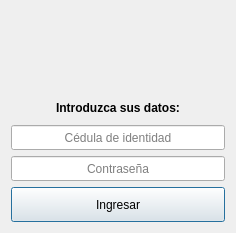
<?xml version="1.0" encoding="UTF-8"?>
<ui version="4.0">
 <class>dlgInicioSesion</class>
 <widget class="QDialog" name="dlgInicioSesion">
  <property name="geometry">
   <rect>
    <x>0</x>
    <y>0</y>
    <width>236</width>
    <height>233</height>
   </rect>
  </property>
  <property name="windowTitle">
   <string>Inicio de sesión</string>
  </property>
  <property name="windowIcon">
   <iconset resource="recursos.qrc">
    <normaloff>:/img/logo_icono.ico</normaloff>:/img/logo_icono.ico</iconset>
  </property>
  <layout class="QGridLayout" name="gridLayout">
   <item row="0" column="0">
    <layout class="QVBoxLayout" name="verticalLayout">
     <item>
      <layout class="QHBoxLayout" name="horizontalLayout">
       <item>
        <spacer name="horizontalSpacer">
         <property name="orientation">
          <enum>Qt::Horizontal</enum>
         </property>
         <property name="sizeHint" stdset="0">
          <size>
           <width>40</width>
           <height>20</height>
          </size>
         </property>
        </spacer>
       </item>
       <item>
        <widget class="QLabel" name="etqLogoInicio">
         <property name="minimumSize">
          <size>
           <width>80</width>
           <height>80</height>
          </size>
         </property>
         <property name="maximumSize">
          <size>
           <width>80</width>
           <height>80</height>
          </size>
         </property>
         <property name="text">
          <string/>
         </property>
         <property name="pixmap">
          <pixmap resource="recursos.qrc">:/img/padlock.png</pixmap>
         </property>
         <property name="scaledContents">
          <bool>true</bool>
         </property>
        </widget>
       </item>
       <item>
        <spacer name="horizontalSpacer_2">
         <property name="orientation">
          <enum>Qt::Horizontal</enum>
         </property>
         <property name="sizeHint" stdset="0">
          <size>
           <width>40</width>
           <height>20</height>
          </size>
         </property>
        </spacer>
       </item>
      </layout>
     </item>
     <item>
      <layout class="QHBoxLayout" name="horizontalLayout_2">
       <item>
        <spacer name="horizontalSpacer_6">
         <property name="orientation">
          <enum>Qt::Horizontal</enum>
         </property>
         <property name="sizeHint" stdset="0">
          <size>
           <width>40</width>
           <height>20</height>
          </size>
         </property>
        </spacer>
       </item>
       <item>
        <widget class="QLabel" name="etqInicio">
         <property name="font">
          <font>
           <weight>75</weight>
           <bold>true</bold>
          </font>
         </property>
         <property name="focusPolicy">
          <enum>Qt::StrongFocus</enum>
         </property>
         <property name="text">
          <string>Introduzca sus datos:</string>
         </property>
        </widget>
       </item>
       <item>
        <spacer name="horizontalSpacer_5">
         <property name="orientation">
          <enum>Qt::Horizontal</enum>
         </property>
         <property name="sizeHint" stdset="0">
          <size>
           <width>40</width>
           <height>20</height>
          </size>
         </property>
        </spacer>
       </item>
      </layout>
     </item>
     <item>
      <widget class="QLineEdit" name="lineaUsuario">
       <property name="minimumSize">
        <size>
         <width>200</width>
         <height>25</height>
        </size>
       </property>
       <property name="maximumSize">
        <size>
         <width>16777215</width>
         <height>25</height>
        </size>
       </property>
       <property name="focusPolicy">
        <enum>Qt::StrongFocus</enum>
       </property>
       <property name="toolTip">
        <string>&lt;html&gt;&lt;head/&gt;&lt;body&gt;&lt;p&gt;Cédula de identidad del usuario&lt;/p&gt;&lt;/body&gt;&lt;/html&gt;</string>
       </property>
       <property name="statusTip">
        <string/>
       </property>
       <property name="whatsThis">
        <string/>
       </property>
       <property name="accessibleName">
        <string/>
       </property>
       <property name="accessibleDescription">
        <string/>
       </property>
       <property name="autoFillBackground">
        <bool>false</bool>
       </property>
       <property name="text">
        <string/>
       </property>
       <property name="maxLength">
        <number>10</number>
       </property>
       <property name="frame">
        <bool>true</bool>
       </property>
       <property name="alignment">
        <set>Qt::AlignCenter</set>
       </property>
       <property name="placeholderText">
        <string>Cédula de identidad</string>
       </property>
       <property name="clearButtonEnabled">
        <bool>false</bool>
       </property>
      </widget>
     </item>
     <item>
      <widget class="QLineEdit" name="lineaClave">
       <property name="minimumSize">
        <size>
         <width>200</width>
         <height>25</height>
        </size>
       </property>
       <property name="maximumSize">
        <size>
         <width>16777215</width>
         <height>25</height>
        </size>
       </property>
       <property name="focusPolicy">
        <enum>Qt::StrongFocus</enum>
       </property>
       <property name="toolTip">
        <string>&lt;html&gt;&lt;head/&gt;&lt;body&gt;&lt;p&gt;Contraseña del usuario&lt;/p&gt;&lt;/body&gt;&lt;/html&gt;</string>
       </property>
       <property name="text">
        <string/>
       </property>
       <property name="maxLength">
        <number>16</number>
       </property>
       <property name="frame">
        <bool>true</bool>
       </property>
       <property name="echoMode">
        <enum>QLineEdit::Password</enum>
       </property>
       <property name="alignment">
        <set>Qt::AlignCenter</set>
       </property>
       <property name="placeholderText">
        <string>Contraseña</string>
       </property>
      </widget>
     </item>
     <item>
      <widget class="QPushButton" name="btnIngresar">
       <property name="minimumSize">
        <size>
         <width>200</width>
         <height>35</height>
        </size>
       </property>
       <property name="maximumSize">
        <size>
         <width>16777215</width>
         <height>35</height>
        </size>
       </property>
       <property name="text">
        <string>Ingresar</string>
       </property>
       <property name="iconSize">
        <size>
         <width>25</width>
         <height>20</height>
        </size>
       </property>
      </widget>
     </item>
    </layout>
   </item>
  </layout>
 </widget>
 <resources>
  <include location="recursos.qrc"/>
 </resources>
 <connections/>
</ui>
